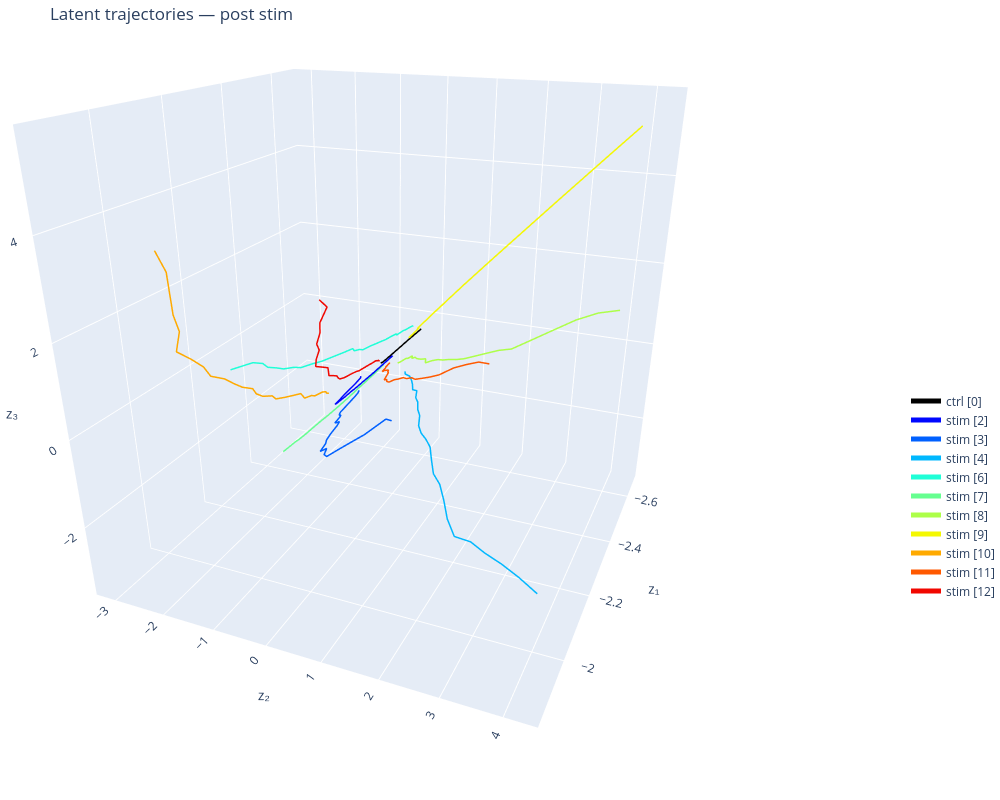

Source (notebook cell):
### Code cell
# All sessions, post-stim only
fig = plot_latent_phase_portrait_sessions(
    z_by_session=z_by_session,
    centers_ms_by_session=centers_ms_by_session,
    control_indices=CONTROL_INDICES,
    alpha_trials=0.05,
    plot_sessions = [0] +list(range(2, 5)) + list(range(6, 13)),
    epoch="post",        # "full", "pre", or "post"
    pre_trim_bins=0,
    post_trim_bins=0,
    show_trials=False,
    show_markers=False,
)
fig.update_layout(scene_camera=dict(eye=dict(x=1.75, y=0.75, z=0.75), center=dict(x=0, y=0, z=-0.2)))
fig.show()
